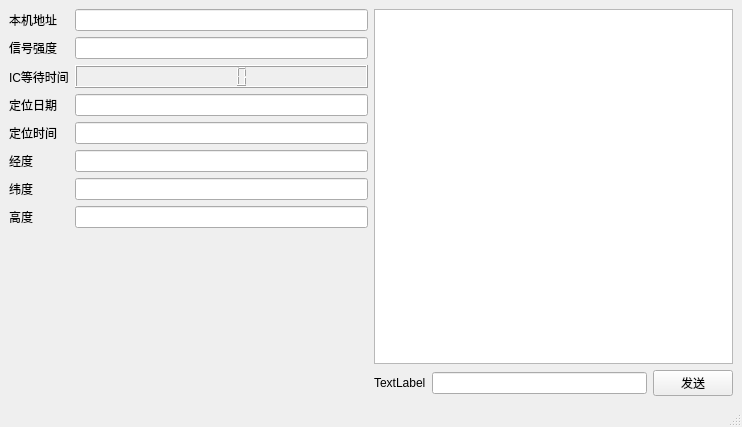
<?xml version="1.0" encoding="UTF-8"?>
<ui version="4.0">
 <class>MainWindow</class>
 <widget class="QMainWindow" name="MainWindow">
  <property name="geometry">
   <rect>
    <x>0</x>
    <y>0</y>
    <width>742</width>
    <height>427</height>
   </rect>
  </property>
  <property name="windowTitle">
   <string>北斗系统</string>
  </property>
  <widget class="QWidget" name="centralwidget">
   <layout class="QHBoxLayout" name="horizontalLayout_3">
    <item>
     <layout class="QFormLayout" name="formLayout">
      <item row="3" column="0">
       <widget class="QLabel" name="label_4">
        <property name="text">
         <string>定位日期</string>
        </property>
       </widget>
      </item>
      <item row="3" column="1">
       <widget class="QLineEdit" name="date_line"/>
      </item>
      <item row="4" column="0">
       <widget class="QLabel" name="label_2">
        <property name="text">
         <string>定位时间</string>
        </property>
       </widget>
      </item>
      <item row="4" column="1">
       <widget class="QLineEdit" name="time_line"/>
      </item>
      <item row="5" column="0">
       <widget class="QLabel" name="label_5">
        <property name="text">
         <string>经度</string>
        </property>
       </widget>
      </item>
      <item row="5" column="1">
       <widget class="QLineEdit" name="longitude_line"/>
      </item>
      <item row="6" column="0">
       <widget class="QLabel" name="label_6">
        <property name="text">
         <string>纬度</string>
        </property>
       </widget>
      </item>
      <item row="6" column="1">
       <widget class="QLineEdit" name="latitude_line"/>
      </item>
      <item row="7" column="0">
       <widget class="QLabel" name="label_7">
        <property name="text">
         <string>高度</string>
        </property>
       </widget>
      </item>
      <item row="7" column="1">
       <widget class="QLineEdit" name="altitude_line"/>
      </item>
      <item row="2" column="0">
       <widget class="QLabel" name="label_3">
        <property name="text">
         <string>IC等待时间</string>
        </property>
       </widget>
      </item>
      <item row="2" column="1">
       <widget class="QLCDNumber" name="ic_wait_time"/>
      </item>
      <item row="1" column="0">
       <widget class="QLabel" name="label_8">
        <property name="text">
         <string>信号强度</string>
        </property>
       </widget>
      </item>
      <item row="1" column="1">
       <widget class="QLineEdit" name="signal_line"/>
      </item>
      <item row="0" column="0">
       <widget class="QLabel" name="label">
        <property name="text">
         <string>本机地址</string>
        </property>
       </widget>
      </item>
      <item row="0" column="1">
       <widget class="QLineEdit" name="addr_line"/>
      </item>
     </layout>
    </item>
    <item>
     <layout class="QVBoxLayout" name="verticalLayout">
      <item>
       <widget class="QTextEdit" name="message_area"/>
      </item>
      <item>
       <layout class="QHBoxLayout" name="horizontalLayout_2">
        <item>
         <widget class="QLabel" name="label_9">
          <property name="text">
           <string>TextLabel</string>
          </property>
         </widget>
        </item>
        <item>
         <widget class="QLineEdit" name="send_message_line"/>
        </item>
        <item>
         <widget class="QPushButton" name="send_btn">
          <property name="text">
           <string>发送</string>
          </property>
         </widget>
        </item>
       </layout>
      </item>
     </layout>
    </item>
   </layout>
  </widget>
  <widget class="QMenuBar" name="menubar">
   <property name="geometry">
    <rect>
     <x>0</x>
     <y>0</y>
     <width>742</width>
     <height>22</height>
    </rect>
   </property>
  </widget>
  <widget class="QStatusBar" name="statusbar"/>
 </widget>
 <resources/>
 <connections/>
</ui>
